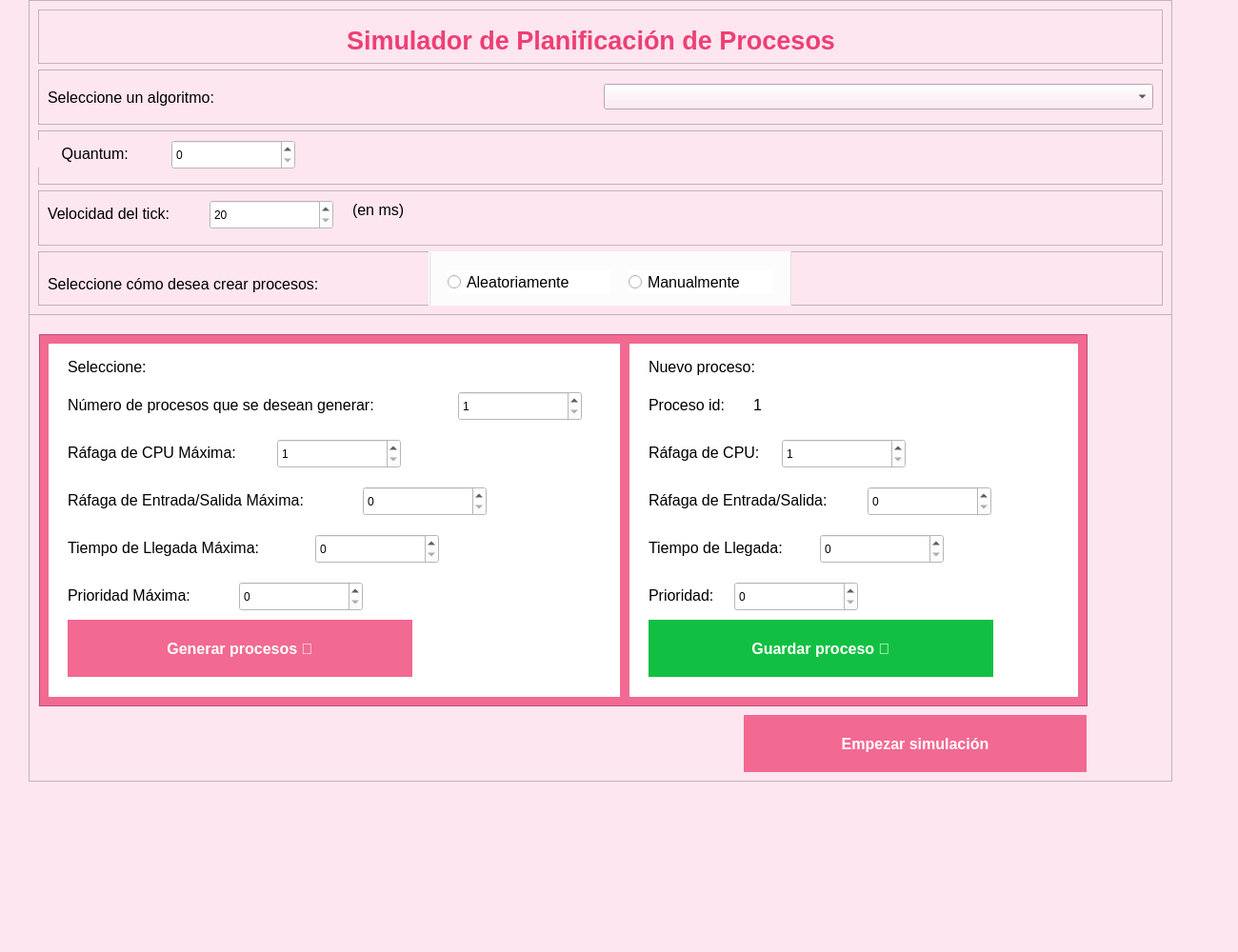
<?xml version="1.0" encoding="UTF-8"?>
<ui version="4.0">
 <class>ConfigurationWindow</class>
 <widget class="QMainWindow" name="ConfigurationWindow">
  <property name="geometry">
   <rect>
    <x>0</x>
    <y>0</y>
    <width>1300</width>
    <height>1000</height>
   </rect>
  </property>
  <property name="sizePolicy">
   <sizepolicy hsizetype="Expanding" vsizetype="Expanding">
    <horstretch>0</horstretch>
    <verstretch>0</verstretch>
   </sizepolicy>
  </property>
  <property name="maximumSize">
   <size>
    <width>1440</width>
    <height>16777215</height>
   </size>
  </property>
  <property name="windowTitle">
   <string>MainWindow</string>
  </property>
  <property name="styleSheet">
   <string notr="true">background-color: rgb(254, 230, 241);</string>
  </property>
  <widget class="QWidget" name="centralwidget">
   <widget class="QScrollArea" name="scrollArea_2">
    <property name="geometry">
     <rect>
      <x>30</x>
      <y>330</y>
      <width>1201</width>
      <height>491</height>
     </rect>
    </property>
    <property name="sizePolicy">
     <sizepolicy hsizetype="Fixed" vsizetype="Fixed">
      <horstretch>0</horstretch>
      <verstretch>0</verstretch>
     </sizepolicy>
    </property>
    <property name="widgetResizable">
     <bool>true</bool>
    </property>
    <widget class="QWidget" name="scrollAreaWidgetContents_2">
     <property name="geometry">
      <rect>
       <x>0</x>
       <y>0</y>
       <width>1199</width>
       <height>489</height>
      </rect>
     </property>
     <widget class="QFrame" name="frame">
      <property name="geometry">
       <rect>
        <x>10</x>
        <y>20</y>
        <width>1101</width>
        <height>391</height>
       </rect>
      </property>
      <property name="font">
       <font>
        <pointsize>12</pointsize>
       </font>
      </property>
      <property name="styleSheet">
       <string notr="true">background-color: rgb(242, 105, 146);</string>
      </property>
      <property name="frameShape">
       <enum>QFrame::Shape::StyledPanel</enum>
      </property>
      <property name="frameShadow">
       <enum>QFrame::Shadow::Raised</enum>
      </property>
      <widget class="QWidget" name="widget_random" native="true">
       <property name="geometry">
        <rect>
         <x>10</x>
         <y>10</y>
         <width>600</width>
         <height>371</height>
        </rect>
       </property>
       <property name="styleSheet">
        <string notr="true">background-color: rgb(255, 255, 255);</string>
       </property>
       <widget class="QLabel" name="lbl_choose">
        <property name="geometry">
         <rect>
          <x>20</x>
          <y>10</y>
          <width>501</width>
          <height>29</height>
         </rect>
        </property>
        <property name="font">
         <font>
          <pointsize>12</pointsize>
         </font>
        </property>
        <property name="styleSheet">
         <string notr="true"/>
        </property>
        <property name="text">
         <string>Seleccione:</string>
        </property>
       </widget>
       <widget class="QLabel" name="lbl_number">
        <property name="geometry">
         <rect>
          <x>20</x>
          <y>50</y>
          <width>411</width>
          <height>29</height>
         </rect>
        </property>
        <property name="font">
         <font>
          <pointsize>12</pointsize>
         </font>
        </property>
        <property name="styleSheet">
         <string notr="true"/>
        </property>
        <property name="text">
         <string>Número de procesos que se desean generar:</string>
        </property>
       </widget>
       <widget class="QLabel" name="lbl_max_cpu_burst">
        <property name="geometry">
         <rect>
          <x>20</x>
          <y>100</y>
          <width>411</width>
          <height>29</height>
         </rect>
        </property>
        <property name="font">
         <font>
          <pointsize>12</pointsize>
         </font>
        </property>
        <property name="styleSheet">
         <string notr="true"/>
        </property>
        <property name="text">
         <string>Ráfaga de CPU Máxima:</string>
        </property>
       </widget>
       <widget class="QLabel" name="lbl_max_io_burst">
        <property name="geometry">
         <rect>
          <x>20</x>
          <y>150</y>
          <width>411</width>
          <height>29</height>
         </rect>
        </property>
        <property name="font">
         <font>
          <pointsize>12</pointsize>
         </font>
        </property>
        <property name="styleSheet">
         <string notr="true"/>
        </property>
        <property name="text">
         <string>Ráfaga de Entrada/Salida Máxima:</string>
        </property>
       </widget>
       <widget class="QLabel" name="lbl_max_arrival_time">
        <property name="geometry">
         <rect>
          <x>20</x>
          <y>200</y>
          <width>411</width>
          <height>29</height>
         </rect>
        </property>
        <property name="font">
         <font>
          <pointsize>12</pointsize>
         </font>
        </property>
        <property name="styleSheet">
         <string notr="true"/>
        </property>
        <property name="text">
         <string>Tiempo de Llegada Máxima:</string>
        </property>
       </widget>
       <widget class="QLabel" name="lbl_max_priority">
        <property name="geometry">
         <rect>
          <x>20</x>
          <y>250</y>
          <width>411</width>
          <height>29</height>
         </rect>
        </property>
        <property name="font">
         <font>
          <pointsize>12</pointsize>
         </font>
        </property>
        <property name="styleSheet">
         <string notr="true"/>
        </property>
        <property name="text">
         <string>Prioridad Máxima:</string>
        </property>
       </widget>
       <widget class="QSpinBox" name="spinBox_max_burst_cpu">
        <property name="geometry">
         <rect>
          <x>240</x>
          <y>100</y>
          <width>130</width>
          <height>31</height>
         </rect>
        </property>
        <property name="font">
         <font>
          <pointsize>9</pointsize>
         </font>
        </property>
        <property name="styleSheet">
         <string notr="true">background-color: rgb(255, 255, 255);</string>
        </property>
        <property name="minimum">
         <number>1</number>
        </property>
        <property name="maximum">
         <number>2147483647</number>
        </property>
       </widget>
       <widget class="QSpinBox" name="spinBox_max_io_burst">
        <property name="geometry">
         <rect>
          <x>330</x>
          <y>150</y>
          <width>130</width>
          <height>31</height>
         </rect>
        </property>
        <property name="font">
         <font>
          <pointsize>9</pointsize>
         </font>
        </property>
        <property name="styleSheet">
         <string notr="true">background-color: rgb(255, 255, 255);</string>
        </property>
        <property name="maximum">
         <number>2147483647</number>
        </property>
       </widget>
       <widget class="QSpinBox" name="spinBox_max_arrival_time">
        <property name="geometry">
         <rect>
          <x>280</x>
          <y>200</y>
          <width>130</width>
          <height>31</height>
         </rect>
        </property>
        <property name="font">
         <font>
          <pointsize>9</pointsize>
         </font>
        </property>
        <property name="styleSheet">
         <string notr="true">background-color: rgb(255, 255, 255);</string>
        </property>
        <property name="maximum">
         <number>2147483647</number>
        </property>
       </widget>
       <widget class="QSpinBox" name="spinBox_max_priority">
        <property name="geometry">
         <rect>
          <x>200</x>
          <y>250</y>
          <width>130</width>
          <height>31</height>
         </rect>
        </property>
        <property name="font">
         <font>
          <pointsize>9</pointsize>
         </font>
        </property>
        <property name="styleSheet">
         <string notr="true">background-color: rgb(255, 255, 255);</string>
        </property>
        <property name="maximum">
         <number>2147483647</number>
        </property>
       </widget>
       <widget class="QPushButton" name="pushButton_generate_processes">
        <property name="geometry">
         <rect>
          <x>20</x>
          <y>290</y>
          <width>362</width>
          <height>60</height>
         </rect>
        </property>
        <property name="font">
         <font>
          <pointsize>12</pointsize>
          <bold>true</bold>
         </font>
        </property>
        <property name="styleSheet">
         <string notr="true">border: 1px solid transparent;
background-color: rgb(242, 105, 146);
color: rgb(255, 255, 255);</string>
        </property>
        <property name="text">
         <string>Generar procesos 🎲</string>
        </property>
       </widget>
       <widget class="QSpinBox" name="spinBox_processes_number">
        <property name="geometry">
         <rect>
          <x>430</x>
          <y>50</y>
          <width>130</width>
          <height>31</height>
         </rect>
        </property>
        <property name="font">
         <font>
          <pointsize>9</pointsize>
         </font>
        </property>
        <property name="styleSheet">
         <string notr="true">background-color: rgb(255, 255, 255);</string>
        </property>
        <property name="minimum">
         <number>1</number>
        </property>
        <property name="maximum">
         <number>2147483647</number>
        </property>
       </widget>
      </widget>
      <widget class="QWidget" name="widget_manual" native="true">
       <property name="geometry">
        <rect>
         <x>620</x>
         <y>10</y>
         <width>471</width>
         <height>371</height>
        </rect>
       </property>
       <property name="styleSheet">
        <string notr="true">background-color: rgb(255, 255, 255);</string>
       </property>
       <widget class="QLabel" name="lbl_process">
        <property name="geometry">
         <rect>
          <x>20</x>
          <y>50</y>
          <width>111</width>
          <height>29</height>
         </rect>
        </property>
        <property name="font">
         <font>
          <pointsize>12</pointsize>
         </font>
        </property>
        <property name="text">
         <string>Proceso id:</string>
        </property>
       </widget>
       <widget class="QLabel" name="lbl_id">
        <property name="geometry">
         <rect>
          <x>130</x>
          <y>50</y>
          <width>111</width>
          <height>29</height>
         </rect>
        </property>
        <property name="font">
         <font>
          <pointsize>12</pointsize>
         </font>
        </property>
        <property name="text">
         <string>1</string>
        </property>
       </widget>
       <widget class="QLabel" name="lbl_cpu_burst">
        <property name="geometry">
         <rect>
          <x>20</x>
          <y>100</y>
          <width>141</width>
          <height>29</height>
         </rect>
        </property>
        <property name="font">
         <font>
          <pointsize>12</pointsize>
         </font>
        </property>
        <property name="text">
         <string>Ráfaga de CPU:</string>
        </property>
       </widget>
       <widget class="QLabel" name="lbl_io_burst">
        <property name="geometry">
         <rect>
          <x>20</x>
          <y>150</y>
          <width>241</width>
          <height>29</height>
         </rect>
        </property>
        <property name="font">
         <font>
          <pointsize>12</pointsize>
         </font>
        </property>
        <property name="text">
         <string>Ráfaga de Entrada/Salida:</string>
        </property>
       </widget>
       <widget class="QLabel" name="lbl_arrival_time">
        <property name="geometry">
         <rect>
          <x>20</x>
          <y>200</y>
          <width>241</width>
          <height>29</height>
         </rect>
        </property>
        <property name="font">
         <font>
          <pointsize>12</pointsize>
         </font>
        </property>
        <property name="text">
         <string>Tiempo de Llegada:</string>
        </property>
       </widget>
       <widget class="QLabel" name="lbl_priority">
        <property name="geometry">
         <rect>
          <x>20</x>
          <y>250</y>
          <width>241</width>
          <height>29</height>
         </rect>
        </property>
        <property name="font">
         <font>
          <pointsize>12</pointsize>
         </font>
        </property>
        <property name="text">
         <string>Prioridad:</string>
        </property>
       </widget>
       <widget class="QLabel" name="lbl_new_process">
        <property name="geometry">
         <rect>
          <x>20</x>
          <y>10</y>
          <width>151</width>
          <height>29</height>
         </rect>
        </property>
        <property name="font">
         <font>
          <pointsize>12</pointsize>
         </font>
        </property>
        <property name="text">
         <string>Nuevo proceso:</string>
        </property>
       </widget>
       <widget class="QPushButton" name="pushButton_save_process">
        <property name="geometry">
         <rect>
          <x>20</x>
          <y>290</y>
          <width>362</width>
          <height>60</height>
         </rect>
        </property>
        <property name="font">
         <font>
          <pointsize>12</pointsize>
          <bold>true</bold>
         </font>
        </property>
        <property name="styleSheet">
         <string notr="true">border: 1px solid transparent;
background-color: rgb(17, 192, 66);
color: rgb(255, 255, 255);</string>
        </property>
        <property name="text">
         <string>Guardar proceso 💾</string>
        </property>
       </widget>
       <widget class="QSpinBox" name="spinBox_cpu_burst">
        <property name="geometry">
         <rect>
          <x>160</x>
          <y>100</y>
          <width>130</width>
          <height>31</height>
         </rect>
        </property>
        <property name="font">
         <font>
          <pointsize>9</pointsize>
         </font>
        </property>
        <property name="styleSheet">
         <string notr="true">background-color: rgb(255, 255, 255);</string>
        </property>
        <property name="minimum">
         <number>1</number>
        </property>
        <property name="maximum">
         <number>2147483647</number>
        </property>
       </widget>
       <widget class="QSpinBox" name="spinBox_io_burst">
        <property name="geometry">
         <rect>
          <x>250</x>
          <y>150</y>
          <width>130</width>
          <height>31</height>
         </rect>
        </property>
        <property name="font">
         <font>
          <pointsize>9</pointsize>
         </font>
        </property>
        <property name="styleSheet">
         <string notr="true">background-color: rgb(255, 255, 255);</string>
        </property>
        <property name="maximum">
         <number>2147483647</number>
        </property>
       </widget>
       <widget class="QSpinBox" name="spinBox_arrival_time">
        <property name="geometry">
         <rect>
          <x>200</x>
          <y>200</y>
          <width>130</width>
          <height>31</height>
         </rect>
        </property>
        <property name="font">
         <font>
          <pointsize>9</pointsize>
         </font>
        </property>
        <property name="styleSheet">
         <string notr="true">background-color: rgb(255, 255, 255);</string>
        </property>
        <property name="maximum">
         <number>2147483647</number>
        </property>
       </widget>
       <widget class="QSpinBox" name="spinBox_priority">
        <property name="geometry">
         <rect>
          <x>110</x>
          <y>250</y>
          <width>130</width>
          <height>31</height>
         </rect>
        </property>
        <property name="font">
         <font>
          <pointsize>9</pointsize>
         </font>
        </property>
        <property name="styleSheet">
         <string notr="true">background-color: rgb(255, 255, 255);</string>
        </property>
        <property name="maximum">
         <number>2147483647</number>
        </property>
       </widget>
      </widget>
     </widget>
     <widget class="QPushButton" name="pushButton_start_simulation">
      <property name="geometry">
       <rect>
        <x>750</x>
        <y>420</y>
        <width>360</width>
        <height>60</height>
       </rect>
      </property>
      <property name="font">
       <font>
        <pointsize>12</pointsize>
        <bold>true</bold>
       </font>
      </property>
      <property name="styleSheet">
       <string notr="true">border: 1px solid transparent;
background-color: rgb(242, 105, 146);
color: rgb(255, 255, 255);</string>
      </property>
      <property name="text">
       <string>Empezar simulación</string>
      </property>
     </widget>
    </widget>
   </widget>
   <widget class="QScrollArea" name="scrollArea">
    <property name="geometry">
     <rect>
      <x>30</x>
      <y>0</y>
      <width>1201</width>
      <height>331</height>
     </rect>
    </property>
    <property name="widgetResizable">
     <bool>true</bool>
    </property>
    <widget class="QWidget" name="scrollAreaWidgetContents">
     <property name="geometry">
      <rect>
       <x>0</x>
       <y>0</y>
       <width>1199</width>
       <height>329</height>
      </rect>
     </property>
     <layout class="QVBoxLayout" name="verticalLayout">
      <item>
       <widget class="QFrame" name="frame_3">
        <property name="frameShape">
         <enum>QFrame::Shape::StyledPanel</enum>
        </property>
        <property name="frameShadow">
         <enum>QFrame::Shadow::Raised</enum>
        </property>
        <widget class="QLabel" name="lbl_title">
         <property name="geometry">
          <rect>
           <x>120</x>
           <y>10</y>
           <width>921</width>
           <height>44</height>
          </rect>
         </property>
         <property name="font">
          <font>
           <pointsize>20</pointsize>
           <bold>true</bold>
          </font>
         </property>
         <property name="styleSheet">
          <string notr="true">color: rgb(238, 63, 115);</string>
         </property>
         <property name="text">
          <string>Simulador de Planificación de Procesos</string>
         </property>
         <property name="alignment">
          <set>Qt::AlignmentFlag::AlignCenter</set>
         </property>
        </widget>
       </widget>
      </item>
      <item>
       <widget class="QFrame" name="frame_4">
        <property name="frameShape">
         <enum>QFrame::Shape::StyledPanel</enum>
        </property>
        <property name="frameShadow">
         <enum>QFrame::Shadow::Raised</enum>
        </property>
        <layout class="QHBoxLayout" name="horizontalLayout">
         <item>
          <widget class="QLabel" name="lbl_choose_algorithm">
           <property name="enabled">
            <bool>true</bool>
           </property>
           <property name="font">
            <font>
             <pointsize>12</pointsize>
             <kerning>true</kerning>
            </font>
           </property>
           <property name="text">
            <string>Seleccione un algoritmo:</string>
           </property>
          </widget>
         </item>
         <item>
          <widget class="QComboBox" name="comboBox_algorithm">
           <property name="font">
            <font>
             <pointsize>12</pointsize>
            </font>
           </property>
          </widget>
         </item>
        </layout>
       </widget>
      </item>
      <item>
       <widget class="QFrame" name="frame_5">
        <property name="frameShape">
         <enum>QFrame::Shape::StyledPanel</enum>
        </property>
        <property name="frameShadow">
         <enum>QFrame::Shadow::Raised</enum>
        </property>
        <widget class="QSpinBox" name="spinBox_quantum">
         <property name="geometry">
          <rect>
           <x>140</x>
           <y>10</y>
           <width>130</width>
           <height>31</height>
          </rect>
         </property>
         <property name="font">
          <font>
           <pointsize>9</pointsize>
          </font>
         </property>
         <property name="styleSheet">
          <string notr="true">background-color: rgb(255, 255, 255);</string>
         </property>
         <property name="maximum">
          <number>2147483647</number>
         </property>
        </widget>
        <widget class="QLabel" name="lbl_quantum">
         <property name="geometry">
          <rect>
           <x>0</x>
           <y>10</y>
           <width>124</width>
           <height>29</height>
          </rect>
         </property>
         <property name="font">
          <font>
           <pointsize>12</pointsize>
          </font>
         </property>
         <property name="text">
          <string>Quantum: </string>
         </property>
         <property name="alignment">
          <set>Qt::AlignmentFlag::AlignCenter</set>
         </property>
        </widget>
       </widget>
      </item>
      <item>
       <widget class="QFrame" name="frame_6">
        <property name="frameShape">
         <enum>QFrame::Shape::StyledPanel</enum>
        </property>
        <property name="frameShadow">
         <enum>QFrame::Shadow::Raised</enum>
        </property>
        <widget class="QLabel" name="lbl_tick_rate">
         <property name="geometry">
          <rect>
           <x>10</x>
           <y>10</y>
           <width>161</width>
           <height>29</height>
          </rect>
         </property>
         <property name="font">
          <font>
           <pointsize>12</pointsize>
          </font>
         </property>
         <property name="text">
          <string>Velocidad del tick:</string>
         </property>
        </widget>
        <widget class="QSpinBox" name="spinBox_tick_rate">
         <property name="geometry">
          <rect>
           <x>180</x>
           <y>10</y>
           <width>130</width>
           <height>31</height>
          </rect>
         </property>
         <property name="font">
          <font>
           <pointsize>9</pointsize>
          </font>
         </property>
         <property name="styleSheet">
          <string notr="true">background-color: rgb(255, 255, 255);</string>
         </property>
         <property name="minimum">
          <number>20</number>
         </property>
         <property name="maximum">
          <number>2147483647</number>
         </property>
        </widget>
        <widget class="QLabel" name="lbl_ms">
         <property name="geometry">
          <rect>
           <x>330</x>
           <y>10</y>
           <width>63</width>
           <height>20</height>
          </rect>
         </property>
         <property name="font">
          <font>
           <pointsize>12</pointsize>
          </font>
         </property>
         <property name="text">
          <string>(en ms)</string>
         </property>
        </widget>
       </widget>
      </item>
      <item>
       <widget class="QFrame" name="frame_7">
        <property name="frameShape">
         <enum>QFrame::Shape::StyledPanel</enum>
        </property>
        <property name="frameShadow">
         <enum>QFrame::Shadow::Raised</enum>
        </property>
        <widget class="QGroupBox" name="groupBox">
         <property name="geometry">
          <rect>
           <x>410</x>
           <y>-10</y>
           <width>381</width>
           <height>81</height>
          </rect>
         </property>
         <property name="styleSheet">
          <string notr="true">background-color: rgb(255, 255, 255);</string>
         </property>
         <property name="title">
          <string/>
         </property>
         <widget class="QRadioButton" name="radioButton_random">
          <property name="geometry">
           <rect>
            <x>20</x>
            <y>30</y>
            <width>171</width>
            <height>24</height>
           </rect>
          </property>
          <property name="font">
           <font>
            <pointsize>12</pointsize>
           </font>
          </property>
          <property name="text">
           <string>Aleatoriamente</string>
          </property>
         </widget>
         <widget class="QRadioButton" name="radioButton_manual">
          <property name="geometry">
           <rect>
            <x>210</x>
            <y>30</y>
            <width>151</width>
            <height>24</height>
           </rect>
          </property>
          <property name="font">
           <font>
            <pointsize>12</pointsize>
           </font>
          </property>
          <property name="text">
           <string>Manualmente</string>
          </property>
         </widget>
        </widget>
        <widget class="QLabel" name="lbl_create_process">
         <property name="geometry">
          <rect>
           <x>10</x>
           <y>20</y>
           <width>391</width>
           <height>29</height>
          </rect>
         </property>
         <property name="font">
          <font>
           <pointsize>12</pointsize>
          </font>
         </property>
         <property name="text">
          <string>Seleccione cómo desea crear procesos:</string>
         </property>
        </widget>
       </widget>
      </item>
     </layout>
    </widget>
   </widget>
  </widget>
  <widget class="QMenuBar" name="menubar">
   <property name="geometry">
    <rect>
     <x>0</x>
     <y>0</y>
     <width>1300</width>
     <height>26</height>
    </rect>
   </property>
  </widget>
  <widget class="QStatusBar" name="statusbar"/>
 </widget>
 <resources/>
 <connections/>
</ui>
